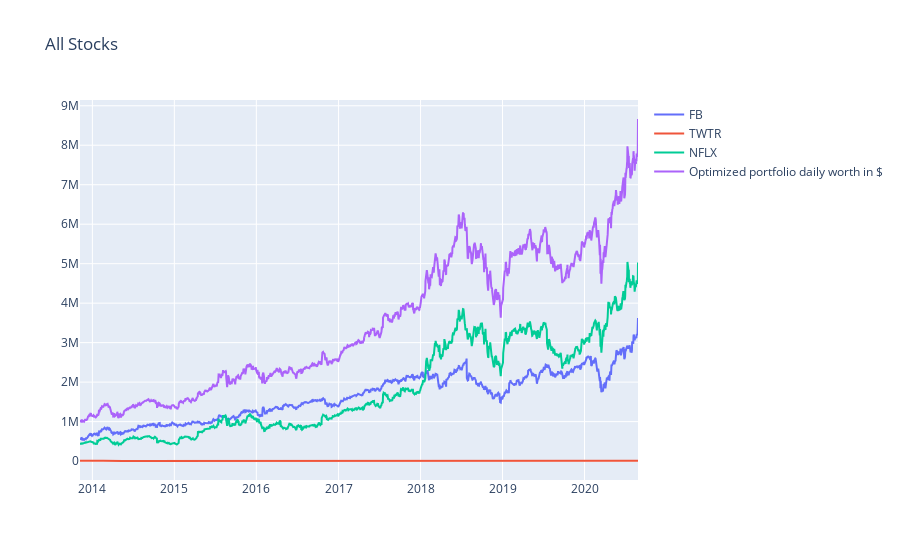

Notebook code for this chart:
### Markdown cell above
## Plotting portfolio after optimization of the sharpe ratio

### Code cell
# Plot all stocks (normalized)
interactive_plot(df,'All Stocks')

### Figure 1 — Plotly figure (JSON) as saved in the notebook; plotly's stock layout.template omitted (floating-point values rounded to 4 significant figures; data arrays with more than 128 entries replaced by an {"elided": "..."} marker saying what was removed)
{"data": [{"name": "FB", "type": "scatter", "x": {"elided": "1712 str values"}, "y": {"elided": "1712 float values"}}, {"name": "TWTR", "type": "scatter", "x": {"elided": "1712 str values"}, "y": {"elided": "1712 float values"}}, {"name": "NFLX", "type": "scatter", "x": {"elided": "1712 str values"}, "y": {"elided": "1712 float values"}}, {"name": "Optimized portfolio daily worth in $", "type": "scatter", "x": {"elided": "1712 str values"}, "y": {"elided": "1712 float values"}}], "layout": {"legend": {"tracegroupgap": 0}, "title": {"text": "All Stocks"}, "xaxis": {"anchor": "y", "domain": [0, 1]}, "yaxis": {"anchor": "x", "domain": [0, 1]}}}
